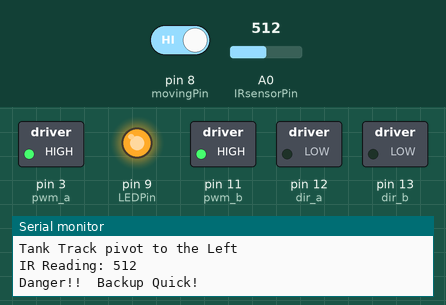
Recording of a sketch running on a simulated Arduino Uno, built with avr-gcc and run on an emulated ATmega328P. On the bench: switched loads named in the sketch (green lamp = pin HIGH), output pins drawn as LEDs (lit = HIGH), the last lines printed to the serial monitor. The inputs (shaded band) are chosen by the test bench; at power-on: A0 (IRsensorPin) = 512, pin 8 (movingPin) HIGH.

Above: at 3.8 s.
3.9 s: A0 (IRsensorPin) set to 489
At 6.3 s:
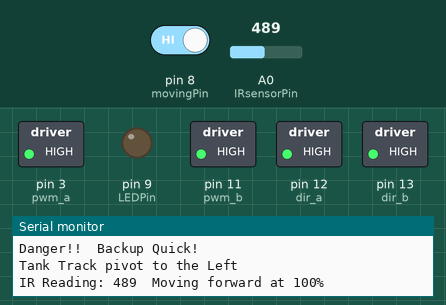
7.8 s: pin 8 (movingPin) driven LOW
At 9.1 s:
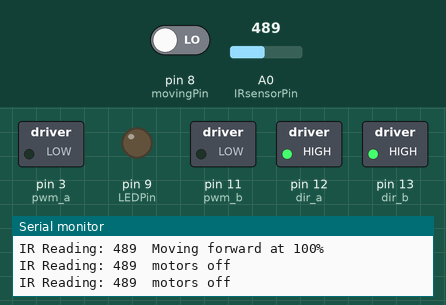
11.7 s: pin 8 (movingPin) driven HIGH
At 13.4 s:
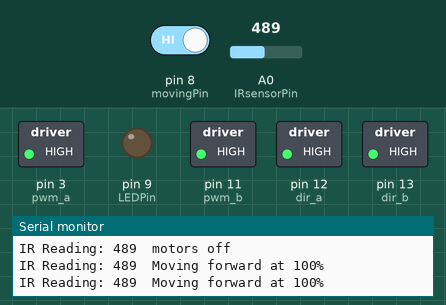
15.6 s: A0 (IRsensorPin) set to 510
At 18.8 s:
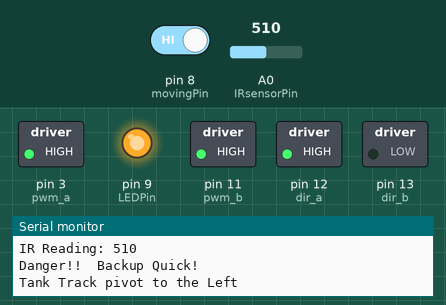
23.3 s: pin 8 (movingPin) driven LOW
At 25.9 s:
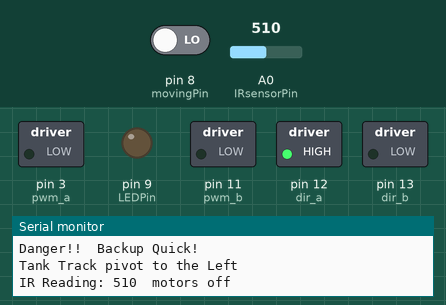
Timing chart, 0 to 27.4 s (numbered marks = the images above; inputs shaded):
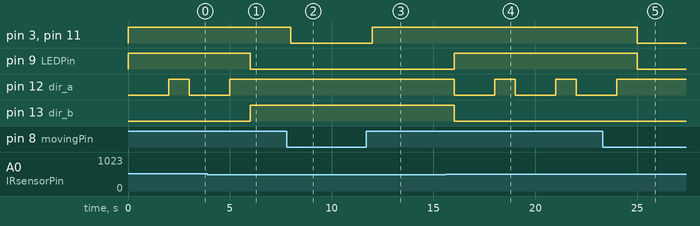

The sketch:

magic_chassis_withIR.ino
```cpp
/*

 Title:  magic_chassis_withIR

 Description:
 Using the Magician Chassis, with Aruino Moto driver shied and IR sensor.  Detect obstacles and back away.

 */

//A is the Right Wheel and B is the Left Wheel
int pwm_a = 3;   // Right Wheel Speed
int pwm_b = 11;  // Left Wheel Speed
int dir_a = 12;  // Right Wheel Direction
int dir_b = 13;  // Left Wheel Direction


int IRsensorPin = A0;    // Define the input pin for the IR sensor
int IRsensorValue = 0;   // Variable to store the Integer value coming from the IR sensor
int LEDPin = 9 ;         // On when in IR sensor is triggered and is backing up
int movingPin = 8;       //Enable movement of the robot.  Low for sensor/Serial work, High moving around (Movement Enabled)


void setup()
{
  Serial.begin(9600);

  pinMode(pwm_a, OUTPUT);  //Set control pins to be outputs
  pinMode(pwm_b, OUTPUT);
  pinMode(dir_a, OUTPUT);
  pinMode(dir_b, OUTPUT);

  pinMode(IRsensorPin, INPUT);   // Reading from the IR sensor
  pinMode(LEDPin, OUTPUT);       // Output pin to show state information such as needing to back up
  pinMode(movingPin, INPUT);     // Enables movement but still collects compass and IR readings and reports to serial

  analogWrite(pwm_a, 0);          //set both motors speed to 0% duty cycle (off)
  analogWrite(pwm_b, 0);

}

void loop()
{

  digitalWrite(LEDPin, LOW);      // Turn the LED off

  IRsensorValue = analogRead(IRsensorPin);    //Find out if there is anything in the way
  Serial.print("IR Reading: ");
  Serial.print(IRsensorValue);
  Serial.print("\t");

  //Determine if the robot should move ("1") or if it should stay still ("0")
  if(digitalRead(movingPin) ==0)
  {
    // turn the motors off
    analogWrite(pwm_a, 0);  //set both motors to run at 0% duty cycle (off)
    analogWrite(pwm_b, 0);
    //wait
    Serial.println("motors off");
    delay(1000);
  }

  // This else case is where the robot should move.  "movingPin ==1"
  else
  {
    // Check IR Sensor, if it is too close to something take evasive maneuvers
    if(IRsensorValue > 500)
    {
      //Show that the IR Sensor determined something is in the way
      digitalWrite(LEDPin, HIGH);
      //evasive maneuvers
      Serial.println("");
      Serial.println("Danger!!  Backup Quick!");

      //Put it in reverse
      digitalWrite(dir_a, LOW);
      digitalWrite(dir_b, LOW);

      analogWrite(pwm_a, 255);  //set both motors to run at 100% duty cycle (fast)
      analogWrite(pwm_b, 255);
      delay(2000);

      //turn a bit to the Left
      Serial.println("Tank Track pivot to the Left");
      digitalWrite(dir_a, HIGH);  // Right motor forward
      digitalWrite(dir_b, LOW);   // Left motor backward

      analogWrite(pwm_a, 255);  //set both motors to run at 100% duty cycle (fast)
      analogWrite(pwm_b, 255);
      delay(1000);
      //end of the evasive maneuvers

    }

    //The robot input is set to "move" and nothing is in the way
    else{
      //Move it forward
      digitalWrite(dir_a, HIGH);
      digitalWrite(dir_b, HIGH);

      //Set both motors to run at 100%
      analogWrite(pwm_a, 255);
      analogWrite(pwm_b, 255);
      Serial.println("Moving forward at 100%");
      delay(1000);

    }
  }
}
```

Measured:
- the behaviour switches between 501 and 500 on A0 (IRsensorPin) (found by bisection; images 0 and 1)
- after the input at 3.9 s, pin 9 (LEDPin): HIGH → LOW after 2.1 s; pin 12 (dir_a): goes on until 5.0 s, then stays HIGH; pin 13 (dir_b): LOW → HIGH after 2.1 s
- after the input at 7.8 s, pin 3 (pwm_a), pin 11 (pwm_b): HIGH → LOW after 0.20 s
- after the input at 11.7 s, pin 3 (pwm_a), pin 11 (pwm_b): LOW → HIGH after 0.31 s
- after the input at 15.6 s, pin 9 (LEDPin): LOW → HIGH after 0.41 s; pin 12 (dir_a): alternates HIGH for 1.0 s and LOW for 2.0 s, starting after 0.41 s; pin 13 (dir_b): HIGH → LOW after 0.41 s
- after the input at 23.3 s, pin 3 (pwm_a), pin 9 (LEDPin), pin 11 (pwm_b): HIGH → LOW after 1.7 s; pin 12 (dir_a): goes on until 24.0 s, then stays HIGH
